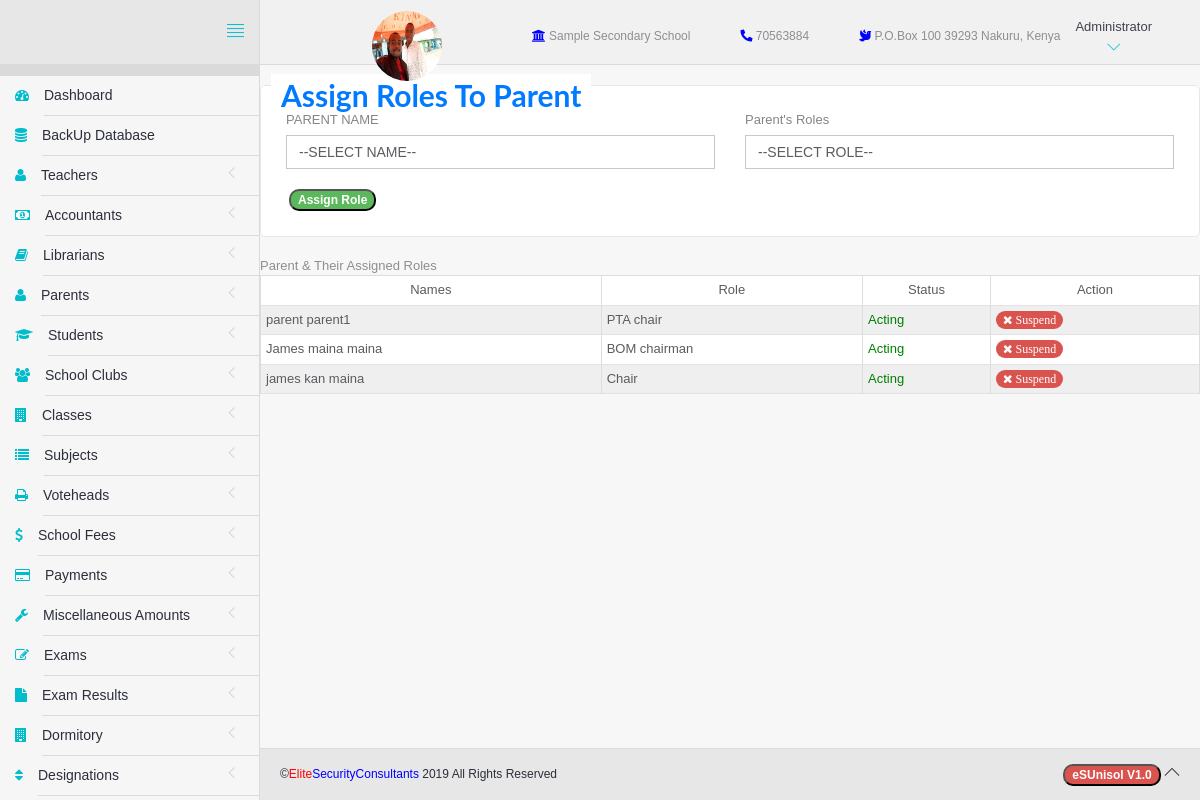
The page /assignRoles.php (signed in) on the database its author committed.
### tables this page shows
CREATE TABLE `settings` (
  `id` int(11) NOT NULL,
  `sName` varchar(100) NOT NULL,
  `Image` varchar(100) NOT NULL DEFAULT '0',
  `Phone` int(15) NOT NULL,
  `pBox` int(11) NOT NULL,
  `pCode` int(11) NOT NULL,
  `pCity` varchar(25) NOT NULL,
  `bName` varchar(30) NOT NULL DEFAULT '-',
  `aNumber` varchar(20) NOT NULL DEFAULT '-',
  `sReceipt` varchar(20) NOT NULL,
  `dWatermark` int(11) NOT NULL DEFAULT '0'
);

CREATE TABLE `teacher` (
  `id` int(11) NOT NULL,
  `names` varchar(75) NOT NULL,
  `email` varchar(50) NOT NULL,
  `gender` varchar(6) NOT NULL,
  `bdate` varchar(20) NOT NULL,
  `empNumber` varchar(20) NOT NULL,
  `designation` varchar(20) DEFAULT NULL,
  `department` varchar(20) NOT NULL,
  `major` varchar(20) NOT NULL,
  `minor` varchar(20) NOT NULL,
  `academicLevel` varchar(20) NOT NULL,
  `salary` int(7) NOT NULL,
  `health` varchar(3) NOT NULL,
  `password` varchar(72) NOT NULL,
  `empType` varchar(20) NOT NULL,
  `nationality` varchar(20) NOT NULL,
  `phone` int(11) NOT NULL,
  `kraPin` varchar(20) NOT NULL,
  `idNumber` int(8) NOT NULL,
  `previousEmployer` varchar(20) NOT NULL,
  `passportName` varchar(20) NOT NULL,
  `status` int(11) NOT NULL DEFAULT '0',
  `empDate` varchar(20) NOT NULL,
  `role` varchar(20) NOT NULL,
  `roled` int(11) NOT NULL DEFAULT '0'
);

### Database.php (called while the page is built, shortened)
<?php
class Database{
  private $host=DB_HOST;
  private $user=DB_USER;
  private $password=DB_PASSWORD;
  private $database=DB_NAME;
  private $connection;
  private $stmt;
  public function __construct(){
    $dsn='mysql:host=' .$this->host . ';dbname=' . $this->database;
    $options=array(
      PDO::ATTR_PERSISTENT => true,
      PDO::ATTR_ERRMODE =>PDO::ERRMODE_EXCEPTION
    );
    try{
      $this->connection=new PDO($dsn, $this->user, $this->password,$options);
    }catch(PDOException $e){
      $this->error=$e->getMessage().PHP_EOL;
    }
  }
  public function query($sql){
    $this->stmt= $this->connection->prepare($sql);
  }
  public function execute(){
    return $this->stmt->execute();
  }
  public function resultSet(){
    $this->execute();
    return $this->stmt->fetchAll(PDO::FETCH_OBJ);
  }
  public function bind($param,$value,$type=null){
    if(is_null($type)){
      switch(true){
        case is_int($value):
          $type=PDO::PARAM_INT;
          break;
        default:
          $type=PDO::PARAM_STR;
      }
    }
  $this->stmt->bindValue($param,$value,$type);
}
public function displayTable($table){
  $this->query("SELECT * FROM ".$table." ORDER BY id ASC");
  $results=$this->resultSet();
  return $results;
}
public function displayroledParent($table){
  $this->query("SELECT * FROM ".$table." WHERE  role=:STAT AND roled=:roled");
  $this->bind(':STAT','Parent');
  $this->bind(':roled',1);
  $results=$this->resultSet();
  return $results;
}
}

### assignRoles.php (the view, shortened to what this page needs)
<?php
require_once('Database.php');
if(isset($_SESSION['role'])){
	include('head.php');
?>
	<body>
		<div id="app">
<?php
if($_SESSION['role']=="Administrator"){
	include('include/sidebar.php');
}else if($_SESSION['role']=="teacher"){
	include('include/tsidebar.php');
}else if($_SESSION['role']=="Accountant"){
	include('include/asidebar.php');
}else{
	echo "";
}
?>
			<div class="app-content">
						<?php include('include/header.php');?>
				<div class="main-content" >
						<form method="POST" action="assignRoles.php">
							<fieldset>
								<legend style="border:0px;font-size:30px;"><strong>Assign Roles To Parent</strong></legend>
								<div class="row">
									<div class="col-sm-6">
										<label for="ClassName" class="label-control">PARENT NAME</label>
										<select name="empNumber" class="form-control">
											<option>--SELECT NAME--</option>
										</select>
									</div>
									<div class="col-sm-6">
										<label for="ClassName" class="label-control">Parent's Roles</label>
										<select name="designation" class="form-control">
											<option>--SELECT ROLE--</option>
										</select>
									</div>
									<br>
									<button class="badge badge-success" name="sub" style="margin-top:20px;margin-left:18px;">Assign Role</button>
								</div>
							</fieldset>
						</form>
            <div class="table table-responsive">
              Parent &amp; Their Assigned Roles
              <table class="table table-striped table-condensed table-hover table-bordered">
                <thead class="text-center">
                  <tr>
                    <td>Names</td>
                    <td>Role</td>
                    <td>Status</td>
                    <td>Action</td>
                  </tr>
                </thead>
                <tbody>
                  <?php
                  $database=new Database();
                  $results=$database->displayroledParent('teacher');
                  foreach ($results as $key) {
                    $status="";
                  ?>
                  <tr>
                    <td><?php echo $key->names;?></td>
                    <td><?php echo $key->designation;?></td>
                    <td><?php
                    if($key->status==1){
                      $status=1;
                      echo "<span style='color:green;'>Acting</span>";
                    }else{
                      $status=0;
                      echo "<span style='color:red;'>Suspended</span>";
                    }
                    ?></td>
                    <td><?php
                    if($status==1){
                      echo "<a href='assignRoles.php?Deactivate={$key->id}' class='badge badge-danger'><i class='fa fa-times'>&nbsp;Suspend</i></a>";
                    }else{
                      echo "<a href='assignRoles.php?Activate={$key->id}' class='badge badge-success'><i class='fa fa-check'>&nbsp;Approve</i></a>";
                    }
                    ?></td>
                  </tr>
                <?php }?>
                 </tbody>
               </table>
            </div>
				</div>
			</div>
	<?php include('include/footer.php');?>
		</div>
	</body>
</html>
<?php }else{
	header("location: index.php");
}

### head.php (shortened to what this page needs)
<!DOCTYPE html>
<html lang="en">
	<head>
		<link rel="stylesheet" href="vendor/fontawesome/fontawesome/css/all.min.css">
		<link rel="stylesheet" href="vendor/bootstrap/css/bootstrap.min.css">
		<link rel="stylesheet" href="vendor/fontawesome/css/font-awesome.min.css">
		<link rel="stylesheet" href="vendor/themify-icons/themify-icons.min.css">
		<link href="vendor/animate.css/animate.min.css" rel="stylesheet" media="screen">
		<link href="vendor/perfect-scrollbar/perfect-scrollbar.min.css" rel="stylesheet" media="screen">
		<link href="vendor/switchery/switchery.min.css" rel="stylesheet" media="screen">
		<link href="vendor/bootstrap-touchspin/jquery.bootstrap-touchspin.min.css" rel="stylesheet" media="screen">
		<link href="vendor/select2/select2.min.css" rel="stylesheet" media="screen">
		<link href="vendor/bootstrap-datepicker/bootstrap-datepicker3.standalone.min.css" rel="stylesheet" media="screen">
		<link href="vendor/bootstrap-timepicker/bootstrap-timepicker.min.css" rel="stylesheet" media="screen">
		<link rel="stylesheet" href="assets/css/styles.css">
		<link rel="stylesheet" href="assets/css/plugins.css">
		<link rel="stylesheet" href="assets/css/themes/theme-4.css"/>
	</head>

### include/sidebar.php (shortened to what this page needs)
<div class="sidebar app-aside" id="sidebar">
<div class="sidebar-container perfect-scrollbar">
<nav>
<ul class="main-navigation-menu">
<li>
<a href="dashboard.php">
<div class="item-content">
<div class="item-media">
<i class="fa fa-tachometer"></i>
</div>
<div class="item-inner">
<span class="title"> Dashboard </span>
</div>
</div>
</a>
</li>
<li>
<a href="backup.php">
<div class="item-content">
<div class="item-media">
<i class="fa fa-database" style="color:red"></i>
</div>
<div class="item-inner">
<span class="title"> BackUp Database </span>
</div>
</div>
</a>
</li>
<li>
<a href="javascript:void(0)">
<div class="item-content">
<div class="item-media">
<i class="fa fa-user"></i>
</div>
<div class="item-inner">
<span class="title"> Teachers </span><i class="icon-arrow"></i>
</div>
</div>
</a>
</li>
<li>
<a href="javascript:void(0)">
<div class="item-content">
<div class="item-media">
<i class="fa fa-money"></i>
</div>
<div class="item-inner">
<span class="title"> Accountants </span><i class="icon-arrow"></i>
</div>
</div>
</a>
</li>
<li>
<a href="javascript:void(0)">
<div class="item-content">
<div class="item-media">
<i class="fa fa-book"></i>
</div>
<div class="item-inner">
<span class="title"> Librarians </span><i class="icon-arrow"></i>
</div>
</div>
</a>
</li>
<li>
<a href="javascript:void(0)">
<div class="item-content">
<div class="item-media">
<i class="fa fa-user"></i>
</div>
<div class="item-inner">
<span class="title"> Parents </span><i class="icon-arrow"></i>
</div>
</div>
</a>
</li>
<li>
<a href="javascript:void(0)">
<div class="item-content">
<div class="item-media">
<i class="fa fa-graduation-cap"></i>
</div>
<div class="item-inner">
<span class="title"> Students </span><i class="icon-arrow"></i>
</div>
</div>
</a>
</li>
<li>
<a href="javascript:void(0)">
<div class="item-content">
<div class="item-media">
<i class="fa fa-users"></i>
</div>
<div class="item-inner">
<span class="title"> School Clubs </span><i class="icon-arrow"></i>
</div>
</div>
</a>
</li>
<li>
<a href="javascript:void(0)">
<div class="item-content">
<div class="item-media">
<i class="fa fa-building"></i>
</div>
<div class="item-inner">
<span class="title"> Classes </span><i class="icon-arrow"></i>
</div>
</div>
</a>
</li>
<li>
<a href="javascript:void(0)">
<div class="item-content">
<div class="item-media">
<i class="fa fa-list"></i>
</div>
<div class="item-inner">
<span class="title"> Subjects </span><i class="icon-arrow"></i>
</div>
</div>
</a>
</li>
<li>
<a href="javascript:void(0)">
	<div class="item-content">
		<div class="item-media">
			<i class="fa fa-print"></i>
		</div>
		<div class="item-inner">
			<span class="title">Voteheads </span><i class="icon-arrow"></i>
		</div>
	</div>
</a>
</li>
<li>
	<a href="javascript:void(0)">
		<div class="item-content">
			<div class="item-media">
				<i class="fa fa-usd"></i>
			</div>
			<div class="item-inner">
				<span class="title"> School Fees </span><i class="icon-arrow"></i>
			</div>
		</div>
	</a>
	</li>
	<li>
	<a href="javascript:void(0)">
			<div class="item-content">
				<div class="item-media">
					<i class="fa fa-credit-card"></i>
				</div>
				<div class="item-inner">
					<span class="title">Payments</span><i class="icon-arrow"></i>
				</div>
			</div>
		</a>
		</li>
	<li>
	<a href="javascript:void(0)">
			<div class="item-content">
				<div class="item-media">
					<i class="fa fa-wrench"></i>
				</div>
				<div class="item-inner">
					<span class="title">Miscellaneous Amounts</span><i class="icon-arrow"></i>
				</div>
			</div>
		</a>
		</li>
		<li>
<a href="javascript:void(0)">
<div class="item-content">
<div class="item-media">
<i class="fa fa-edit"></i>
</div>
<div class="item-inner">
<span class="title"> Exams </span><i class="icon-arrow"></i>
</div>
</div>
</a>
</li>
		<li>
		<a href="javascript:void(0)">
			<div class="item-content">
				<div class="item-media">
					<i class="fa fa-file"></i>
				</div>
				<div class="item-inner">
					<span class="title"> Exam Results </span><i class="icon-arrow"></i>
				</div>
			</div>
		</a>
		</li>
<li>
	<a href="javascript:void(0)">
		<div class="item-content">
			<div class="item-media">
				<i class="fa fa-building"></i>
			</div>
			<div class="item-inner">
				<span class="title"> Dormitory </span><i class="icon-arrow"></i>
			</div>
		</div>
	</a>
	</li>
	<li>
		<a href="javascript:void(0)">
			<div class="item-content">
				<div class="item-media">
					<i class="fa fa-sort"></i>
				</div>
				<div class="item-inner">
					<span class="title"> Designations  </span><i class="icon-arrow"></i>
				</div>
			</div>
		</a>
		</li>
	<li>
		<a href="javascript:void(0)">
			<div class="item-content">
				<div class="item-media">
				</div>
				<div class="item-inner">
				</div>
			</div>
		</a>
		</li>
		</ul>
	</nav>
</div>
</div>

### include/header.php (shortened to what this page needs)
<!DOCTYPE html>
<head>
</head>
<header class="navbar navbar-default navbar-static-top" style="font-size:12px">
					<div class="navbar-header">
						<a href="#" class="sidebar-toggler pull-right visible-md visible-lg" data-toggle-class="app-sidebar-closed" data-toggle-target="#app">
							<i class="ti-align-justify"></i>
						</a>
					</div>
					<div class="navbar-collapse collapse">
						<ul class="nav navbar-right">
							<?php
							$database=new Database();
							$results=$database->displayTable('settings');
							foreach ($results as $key) {
							?><li>
				     	<h6 style="color:red;line-height:50px;padding-right:90px"><img src="<?php echo "assets/images/".$key->Image;?>" width="70px" height="70px" style="border-radius:35px;float:left"></h6>
							</li>
							<li>
									<span style="line-height:70px;padding-left:00px;"><i class="fa fa-university" style="color:blue"></i>&nbsp;<?php echo $key->sName;?></span>
							</li>
							<li>
									<span style="line-height:70px;padding-left:50px;"><i class="fas fa-phone-alt" style="color:blue"></i>&nbsp;<?php echo $key->Phone;?></span>
							</li>
							<li>
									<span style="line-height:70px;padding-left:50px;"><i class="fas fa-dove" style="color:blue"></i>&nbsp;<?php echo "P.O.Box ".$key->pBox." ".$key->pCode." ".$key->pCity.", Kenya";?></span>
							</li>
								<?php } ?>
							<li class="dropdown current-user" style="padding-left:0px;line-height:70px">
								<a href class="dropdown-toggle" data-toggle="dropdown">
									<?php
									echo $_SESSION['role'];?>
									<i class="ti-angle-down"></i></i></span>
								</a>
							</li>
						</ul>
					</div>
				</header>

### include/footer.php
<footer>
				<div class="footer-inner">
					<div class="pull-left">
					  &copy;<span style="color:red">Elite</span><span style="color:blue">SecurityConsultants</span>&nbsp;<?php echo date('Y');?> All Rights Reserved
					</div>
					<div class="pull-right">
						<button class="badge badge-danger" style="text-align: right;margin-top:15px">eSUnisol V1.0</button>
						<span class="go-top"><i class="ti-angle-up"></i></span>
					</div>
				</div>
			</footer>

### assets/css/plugins.css (style rules this page uses)
.perfect-scrollbar { overflow-y: hidden !important; }

### assets/css/themes/theme-4.css (style rules this page uses)
body { background: -o-linear-gradient(blue,red) }
header .navbar-header { background: #E7E7E7 !important; border-right-color: #DADADA !important; border-bottom-color: #DADADA !important; }
header .navbar-header .sidebar-toggler, header .navbar-header .sidebar-mobile-toggler { color: #00BDCC !important; }
header .navbar-collapse { background: #F1F1F1 !important; border-bottom-color: #DADADA !important; box-shadow: none !important; }
header .navbar-collapse .navbar-right > li > a { color: #2c2f3b; }
header .navbar-collapse .navbar-right > li > a i { color: #00BDCC !important; }
#sidebar { background: #DADADA !important; }
#sidebar:before { border-right-width: 1px !important; border-right-style: solid; border-right-color: #DADADA !important; }
#sidebar nav { border-right-width: 1px !important; border-right-style: solid; border-right-color: #DADADA !important; }
#sidebar nav > ul { background: #F6F6F6 !important; border-bottom-color: #DADADA !important; border-top-color: #DADADA !important; }
#sidebar nav > ul > li > a .item-media > i { color: #00BDCC !important; }
#sidebar nav > ul > li > a .item-inner { color: #2c2f3b !important; border-bottom-color: #DADADA; }
#app > footer { background: #E7E7E7 !important; border-top-color: #DADADA !important; color: #2c2f3b; }

### rows shown on the page
settings: Image (picture), sName "Sample Secondary School", Phone "70563884", pBox "100", pCode "39293", pCity "Nakuru"
teacher: names "parent parent1", designation "PTA chair", status "Acting"
teacher: names "James maina maina", designation "BOM chairman", status "Acting"
teacher: names "james kan maina", designation "Chair", status "Acting"

### other values the page prints
$_SESSION['role'] "Administrator"
